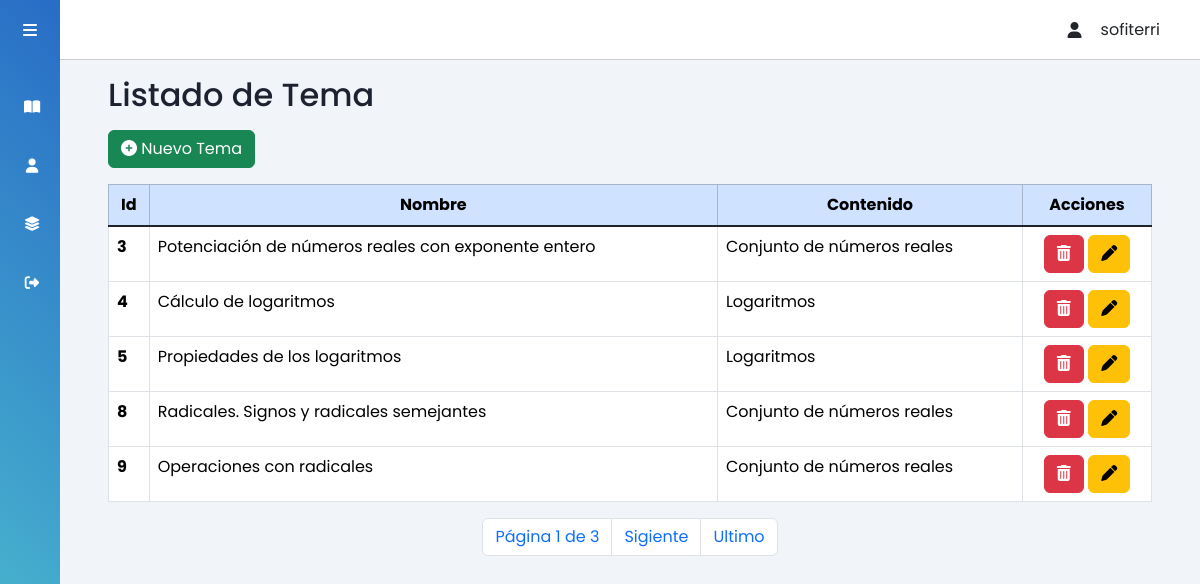
Page /temas/ (signed in) on the committed database.
### tasks/models.py (models this page shows, shortened)
class Tema(models.Model):
    nombre = models.CharField(max_length=100)
    contenido = models.ForeignKey(Contenido, on_delete=models.CASCADE)

class Contenido(models.Model):
    nombre = models.CharField(max_length=100)
    descripcion= models.TextField(blank=True)
    unidad = models.ForeignKey(Unidad, on_delete=models.CASCADE)
    def __str__(self):
        return self.nombre

### tasks/views.py (the view)
# urls.py: path('temas/', views.vwTemas, name='temas'),
@login_required
def vwTemas(request):
    tema_list = Tema.objects.all()  # Obtener todos los registros de unidades
    paginator = Paginator(tema_list, 5)
    page = request.GET.get('page')  # Obtener el número de página de la URL
    try:
        temas = paginator.page(page)
    except PageNotAnInteger:
        temas = paginator.page(1)
    except EmptyPage:
        temas = paginator.page(paginator.num_pages)
    return render(request, 'temas.html', {'temas': temas, 'btnUnidad': 'activado'})

### tasks/context_processors.py (called while the page is built)
def user_email(request):
    user = request.user
    if user.is_authenticated:
        email = user.email
        username = user.username
        first_name = user.first_name
        last_name = user.last_name
    else:
        email = None
        username = None
        first_name = None
        last_name = None
    return {
        'user_email': email,
        'user_username': username,
        'user_first_name': first_name,
        'user_last_name': last_name
    }

### tasks/templates/temas.html (shortened to what this page needs)
{% extends 'profile.html' %}
{% load static %}
{% block content %}
<h2 class="dash-title">Listado de Tema</h2>
<section class="row pl-5 w-100">
    <section class="form-group justify-content-center">
        <section class="col-sm-12">
            <button type="button" class="btn btn-success" data-bs-toggle="modal" data-bs-target="#modalRegister-Tema">
                <i class="fa fa-plus-circle"></i> Nuevo Tema
            </button>
            <div id="alertContainer" class="position-absolute top-0 end-0"
                style="padding-top: 20px;padding-right: 10px;">
            </div>
        </section>
    </section>
</section>
<div class="row">
    <div class="col-md-12 tabla-tema mt-3">
        <table class="table table-bordered">
            <thead class="table-primary fixed-column-width">
                <tr style="text-align: center; padding: 4px 8px;">
                    <th scope="col">Id</th>
                    <th scope="col">Nombre</th>
                    <th scope="col">Contenido</th>
                    <th scope="col">Acciones</th>
                </tr>
            </thead>
            <tbody class="table-group-divider ">
                {% if temas %}
                {% for u in temas %}
                <tr style="text-align: left;" data-id="{{ u.id }}">
                    <th scope="row">{{ u.id }}</th>
                    <td class="nombre-tema">{{ u.nombre }}</td>
                    <td class="contenido-tema">{{ u.contenido }}</td>
                    <td style="text-align: center;">
                        <a class="btn btn-danger" href="javascript:confi_delet_tema({{u.id}});"><i
                                class="fa fa-trash" aria-hidden="true"></i></a>
                        <button type="button" vid="{{ u.id }}" class="btnObtenerTema btn btn-warning"
                            data-bs-toggle="modal" data-bs-target="#modalEdit-Tema">
                            <i class="fa-solid fa-pen"></i>
                        </button>
                    </td>
                </tr>
                {% endfor %}
                {% else %}
                <p>No se encontraron contenido registradas.</p>
                {% endif %}
            </tbody>
        </table>
        <div class="d-flex justify-content-center mt-3" class="page-link">
            <div class="pagination">
                <li class="page-item"><a class="page-link">
                        Página {{ temas.number }} de {{ temas.paginator.num_pages }}</a></li>
                {% if temas.has_next %}
                <li class="page-item"><a class="page-link" href="?page={{ temas.next_page_number }}">Sigiente</a></li>
                <li class="page-item"><a class="page-link" href="?page={{ temas.paginator.num_pages }}">Ultimo</a></li>
                {% endif %}
            </div>
        </div>
    </div>
</div>
{% endblock %}

### tasks/templates/profile.html (shortened to what this page needs)
{% load static %}
<!DOCTYPE html>
<html lang="en">
<head>
    <link href="https://cdn.jsdelivr.net/npm/bootstrap@5.3.1/dist/css/bootstrap.min.css" rel="stylesheet"
>
    <link rel="stylesheet" href="{% static 'css/style-profile.css' %}">
</head>
<body>
    <div class="panel-izquierdo">
        <div class="panel-izquierdo-encabezados">
            <label for="panel-izquierdo-boton" class="fa-solid fa-bars"></label>
        </div>
        <div class="panel-izquierdo-opciones">
            <ul>
                {% if user.is_authenticated %}
                {% if perms.tasks.add_unidad %}
                <li>
                    <a class="btn-opcion {{ btnUnidad }}" href="{% url 'unidad' %}">
                        <span class="fas fa-clipboard-check"></span>
                        <span>Unidad</span>
                    </a>
                </li>
                <li>
                    <a href="{% url 'contenido' %}">
                        <span class="fas fa-book-open"></span>
                        <span>Contenido</span>
                    </a>
                </li>
                <li>
                    <a href="{% url 'temas' %}">
                        <span class="fas fa-lightbulb"></span>
                        <span>Temas</span>
                    </a>
                </li>
                <li>
                    <a href="{% url 'material' %}">
                        <span class="fas fa-file-alt"></span>
                        <span>Material</span>
                    </a>
                </li>
                <li>
                    <a href="{% url 'visualizar_reporte' %}">
                        <span class="fa-solid fa-clipboard-user"></span>
                        <span>Reportes Estudiantes</span>
                    </a>
                </li>
                <li>
                    <a href="{% url 'aula_documento' %}">
                        <span class="fa-solid fa-file"></span>
                        <span>Reportes Contenido</span>
                    </a>
                </li>
                {% else %}
                <li>
                    <a href="{% url 'contenido_alu' %}">
                        <span class="fa-solid fa-book-open"></span>
                    </a>
                </li>
                <li>
                    <a href="{% url 'perfil_alu' %}">
                        <span class="fa-solid fa-user"></span>
                    </a>
                </li>
                <li>
                    <a href="{% url 'avance_alu' %}">
                        <span class="fa-solid fa-layer-group"></span>
                    </a>
                </li>
                {% endif %}
                <li>
                    <a href="{% url 'logout' %}">
                        <span class="fa-solid fa-right-from-bracket"></span>
                    </a>
                </li>
                {% endif %}
            </ul>
        </div>
    </div>
    <div class="main-content">
        <header class="encabezados-contenido">
            <div class="social-icons me-4">
                <span class="fa-solid fa-user"></span>
                <span>{% if user_email %}{{ user_email }}{% else %}Invitado{% endif %}</span>
            </div>
        </header>
        <main>
            {% block content %}
            {% endblock %}
        </main>
    </div>
</body>
</html>

### static/css/style-profile.css (style rules this page uses)
:root { --main-color: #004aad; --main-colo2: #5DE0E6; --color-dark: #1D2231; --text-orange: #fcab4f; --text-black: #0d0f14; --text-white: #fff; }
* { font-family: 'Poppins', sans-serif; margin: 0; padding: 0; box-sizing: border-box; }
.panel-izquierdo { height: 100%; width: 240px; position: fixed; left: 0; top: 0; z-index: 100; background: linear-gradient(45deg, #53CCD1, #286CC6); color: #fff; overflow-y: auto; transition: width 500ms; }
.panel-izquierdo li { padding: 1rem; margin: 5px 0; border-radius: 8px; transition: all 0.5s ease-in-out; list-style-type: none; cursor: pointer; }
.panel-izquierdo-encabezados { display: flex; justify-content: space-between; align-items: center; height: 60px; padding: 0rem 1rem; }
.panel-izquierdo-opciones { padding: 1rem; }
.panel-izquierdo-opciones ul { padding: 0; margin: 0; }
.panel-izquierdo-opciones li { cursor: pointer; }
.panel-izquierdo a { color: #fff; font-size: .9rem; text-decoration: none; }
.main-content { position: relative; margin-left: 240px; transition: margin-left 500ms; }
.encabezados-contenido { position: fixed; left: 240px; top: 0; z-index: 100; width: calc(100% - 240px); background: #fff; height: 60px; padding: 0rem 1rem; display: flex; align-items: center; justify-content: space-between; border-bottom: 1px solid #ccc; transition: left 500ms; }
.social-icons { display: flex; align-items: center; }
.social-icons span, .social-icons div { margin-left: 1.2rem; }
main { margin-top: 60px; background: #f1f5f9; min-height: 90vh; padding: 1rem 3rem; height: 100vh; }
.dash-title { color: var(--color-dark); margin-bottom: 1rem; }
@media only screen and (max-width: 1200px) { .panel-izquierdo { width: 60px; z-index: 150; } }
@media only screen and (max-width: 1200px) { .panel-izquierdo .panel-izquierdo-encabezados, .panel-izquierdo li { display: flex; justify-content: center; } }
@media only screen and (max-width: 1200px) { .main-content { margin-left: 60px; } }
@media only screen and (max-width: 1200px) { .main-content .encabezados-contenido { left: 60px; width: calc(100% - 60px); } }

### rows in the picture
Tema: id "3", nombre "Potenciación de números reales con exponente entero", contenido "Conjunto de números reales"
Tema: id "4", nombre "Cálculo de logaritmos", contenido "Logaritmos"
Tema: id "5", nombre "Propiedades de los logaritmos", contenido "Logaritmos"
Tema: id "8", nombre "Radicales. Signos y radicales semejantes", contenido "Conjunto de números reales"
Tema: id "9", nombre "Operaciones con radicales", contenido "Conjunto de números reales"

### other values in the picture
{{ user_email }} "sofiterri"
{{ temas.number }} "1"
{{ temas.paginator.num_pages }} "3"
